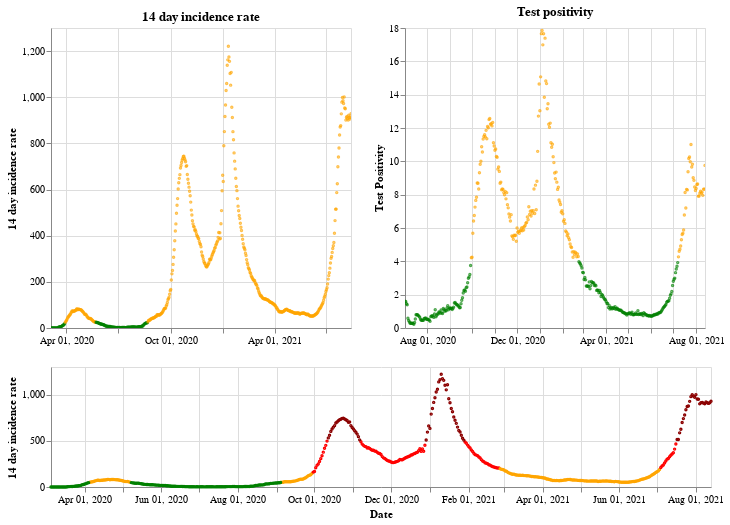

Notebook code for this chart:
### Markdown cell above
## Northern Ireland

### Code cell
plot_traffic_light('Northern Ireland')

### Figure 1 — Vega-Lite specification as saved in the notebook (floating-point values rounded to 4 significant figures; data arrays with more than 128 entries replaced by an {"elided": "..."} marker saying what was removed)
{"config": {"view": {"continuousWidth": 400, "continuousHeight": 300}}, "vconcat": [{"hconcat": [{"mark": {"type": "point", "size": 2}, "encoding": {"color": {"condition": {"value": "green", "test": "(datum.twoWeeklyCasesRate <= 25)"}, "value": "orange"}, "tooltip": [{"type": "nominal", "field": "areaName"}, {"type": "temporal", "field": "date"}, {"type": "quantitative", "field": "twoWeeklyCasesRate"}, {"type": "quantitative", "field": "testPositivity"}], "x": {"type": "temporal", "axis": {"title": ""}, "field": "date", "scale": {"domain": {"selection": "DateBrush"}}, "timeUnit": "yearmonthdate"}, "y": {"type": "quantitative", "axis": {"title": "14 day incidence rate"}, "field": "twoWeeklyCasesRate"}}, "title": "14 day incidence rate", "width": 300}, {"mark": {"type": "point", "size": 2}, "encoding": {"color": {"condition": {"value": "green", "test": "(datum.testPositivity <= 4)"}, "value": "orange"}, "tooltip": [{"type": "nominal", "field": "areaName"}, {"type": "temporal", "field": "date"}, {"type": "quantitative", "field": "twoWeeklyCasesRate"}, {"type": "quantitative", "field": "testPositivity"}], "x": {"type": "temporal", "axis": {"title": ""}, "field": "date", "scale": {"domain": {"selection": "DateBrush"}}, "timeUnit": "yearmonthdate"}, "y": {"type": "quantitative", "axis": {"title": "Test Positivity"}, "field": "testPositivity"}}, "title": "Test positivity", "width": 300}]}, {"layer": [{"mark": {"type": "point", "size": 2}, "encoding": {"color": {"condition": {"value": "orange", "test": "(((datum.testPositivity < 4) && (datum.twoWeeklyCasesRate >= 50)) && (datum.twoWeeklyCasesRate < 200))"}, "value": "red"}, "opacity": {"condition": {"value": 1, "test": "((datum.twoWeeklyCasesRate >= 50) && (datum.twoWeeklyCasesRate < 500))"}, "value": 0}, "tooltip": [{"type": "nominal", "field": "areaName"}, {"type": "temporal", "field": "date"}, {"type": "quantitative", "field": "twoWeeklyCasesRate"}, {"type": "quantitative", "field": "testPositivity"}], "x": {"type": "temporal", "axis": {"title": "Date"}, "field": "date", "timeUnit": "yearmonthdate"}, "y": {"type": "quantitative", "axis": {"title": "14 day incidence rate"}, "field": "twoWeeklyCasesRate"}}, "selection": {"DateBrush": {"type": "interval", "encodings": ["x"], "fields": ["Time"]}}}, {"mark": {"type": "point", "size": 2}, "encoding": {"color": {"value": "darkred"}, "opacity": {"condition": {"value": 1, "test": "(datum.twoWeeklyCasesRate >= 500)"}, "value": 0}, "tooltip": [{"type": "nominal", "field": "areaName"}, {"type": "temporal", "field": "date"}, {"type": "quantitative", "field": "twoWeeklyCasesRate"}, {"type": "quantitative", "field": "testPositivity"}], "x": {"type": "temporal", "axis": {"title": "Date"}, "field": "date", "timeUnit": "yearmonthdate"}, "y": {"type": "quantitative", "axis": {"title": "14 day incidence rate"}, "field": "twoWeeklyCasesRate"}}}, {"mark": {"type": "point", "size": 2}, "encoding": {"color": {"condition": {"value": "green", "test": "((datum.testPositivity < 4) && (datum.twoWeeklyCasesRate < 50))"}, "value": "orange"}, "opacity": {"condition": {"value": 1, "test": "(datum.twoWeeklyCasesRate < 50)"}, "value": 0}, "tooltip": [{"type": "nominal", "field": "areaName"}, {"type": "temporal", "field": "date"}, {"type": "quantitative", "field": "twoWeeklyCasesRate"}, {"type": "quantitative", "field": "testPositivity"}], "x": {"type": "temporal", "axis": {"title": "Date"}, "field": "date", "timeUnit": "yearmonthdate"}, "y": {"type": "quantitative", "axis": {"title": "14 day incidence rate"}, "field": "twoWeeklyCasesRate"}}}], "height": 120, "width": 660}], "data": {"name": "data-fb80775c2e7db0153e7471f108102816"}, "$schema": "https://vega.github.io/schema/vega-lite/v4.8.1.json", "datasets": {"data-fb80775c2e7db0153e7471f108102816": {"elided": "527 records"}}}
